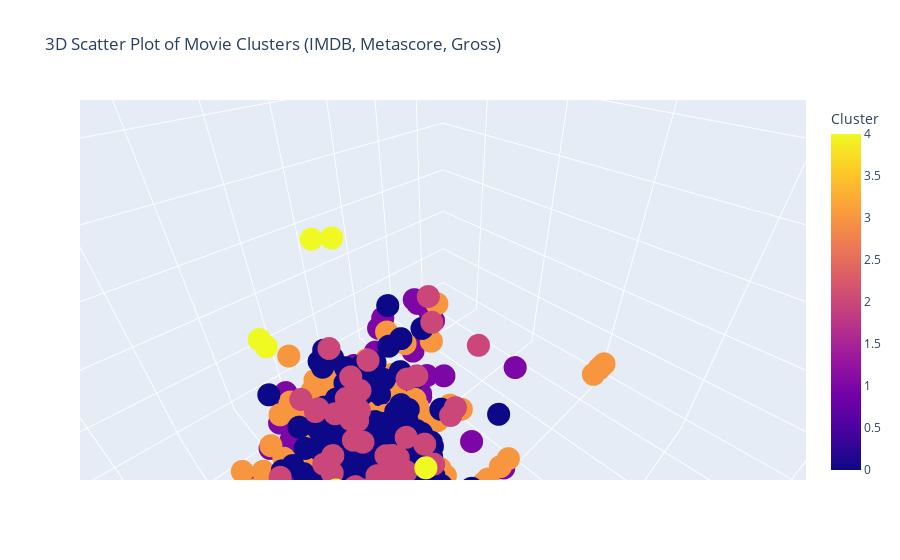

Source (notebook cell):
### Code cell
features = data[['IMDB Rating', 'Metascore', 'Gross']].dropna()
kmeans = KMeans(n_clusters=5, random_state=42, n_init=10)
data['Cluster'] = kmeans.fit_predict(features)

fig = px.scatter_3d(data, x='IMDB Rating', y='Metascore', z='Gross', 
                    color='Cluster', 
                    labels={'IMDB Rating': 'IMDB Rating', 'Metascore': 'Metascore', 'Gross': 'Gross Revenue'},
                    title='3D Scatter Plot of Movie Clusters (IMDB, Metascore, Gross)')

fig.show()

### Figure 1 — Plotly figure (JSON) as saved in the notebook; plotly's stock layout.template omitted (floating-point values rounded to 4 significant figures; data arrays with more than 128 entries replaced by an {"elided": "..."} marker saying what was removed)
{"data": [{"hovertemplate": "IMDB Rating=%{x}<br>Metascore=%{y}<br>Gross Revenue=%{z}<br>Cluster=%{marker.color}<extra></extra>", "legendgroup": "", "marker": {"color": {"elided": "2000 int values"}, "coloraxis": "coloraxis", "symbol": "circle"}, "mode": "markers", "name": "", "scene": "scene", "showlegend": false, "type": "scatter3d", "x": {"elided": "2000 float values"}, "y": {"elided": "2000 int values"}, "z": {"elided": "2000 float values"}}], "layout": {"autosize": true, "coloraxis": {"colorbar": {"title": {"text": "Cluster"}}, "colorscale": [[0, "#0d0887"], [0.1111, "#46039f"], [0.2222, "#7201a8"], [0.3333, "#9c179e"], [0.4444, "#bd3786"], [0.5556, "#d8576b"], [0.6667, "#ed7953"], [0.7778, "#fb9f3a"], [0.8889, "#fdca26"], [1, "#f0f921"]]}, "dragmode": "zoom", "legend": {"tracegroupgap": 0}, "scene": {"aspectmode": "auto", "aspectratio": {"x": 1, "y": 1, "z": 1}, "camera": {"center": {"x": 0, "y": 0, "z": 0}, "eye": {"x": 0.3543, "y": 0.3543, "z": 0.3543}, "projection": {"type": "perspective"}, "up": {"x": -0.4082, "y": -0.4082, "z": 0.8165}}, "domain": {"x": [0, 1], "y": [0, 1]}, "dragmode": "orbit", "xaxis": {"title": {"text": "IMDB Rating"}, "type": "linear"}, "yaxis": {"title": {"text": "Metascore"}, "type": "linear"}, "zaxis": {"title": {"text": "Gross Revenue"}, "type": "linear"}}, "title": {"text": "3D Scatter Plot of Movie Clusters (IMDB, Metascore, Gross)"}}}
